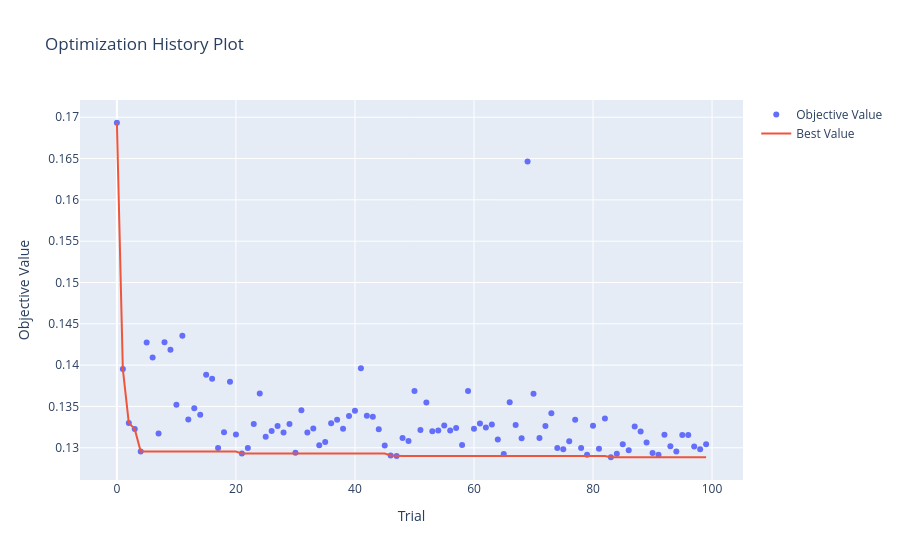
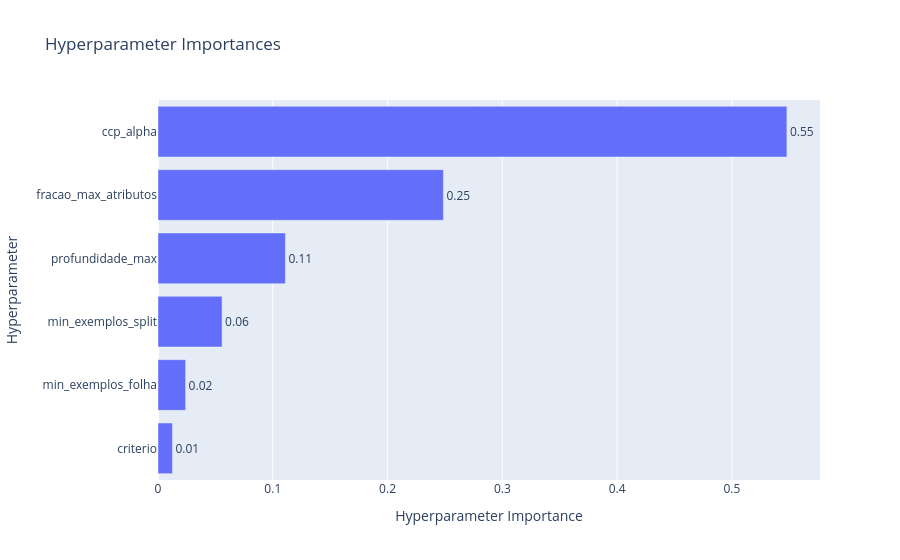

Write notebook code for charts like these, in order.
### Code cell
resume_estudo(estudo_dt, "Árvore de decisão", "min_exemplos_folha", "Mínimo de exemplos por folha", escala_log=True)
